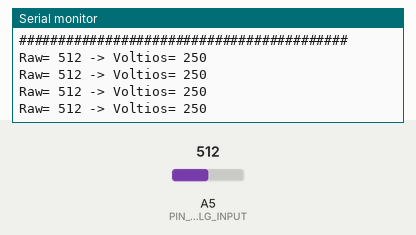
Bench run of a sketch on a simulated Arduino Uno, built with avr-gcc and run on an emulated ATmega328P. On the bench: the last lines printed to the serial monitor. Inputs (shaded band) come from the test bench; at power-on: A5 (PIN_ANALG_INPUT) = 512.

Above: at 2.3 s.
2.4 s: A5 (PIN_ANALG_INPUT) set to 716
At 2.86 s:
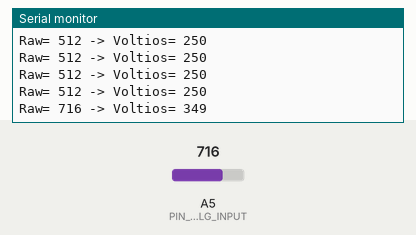
3.9 s: A5 (PIN_ANALG_INPUT) set to 900
At 4.09 s:
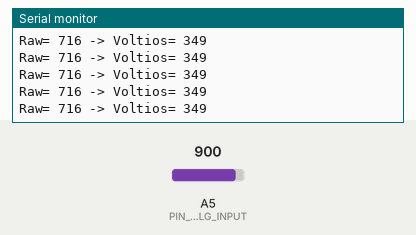
Timing chart, 0 to 6.9 s (numbered marks = the images above; inputs shaded):
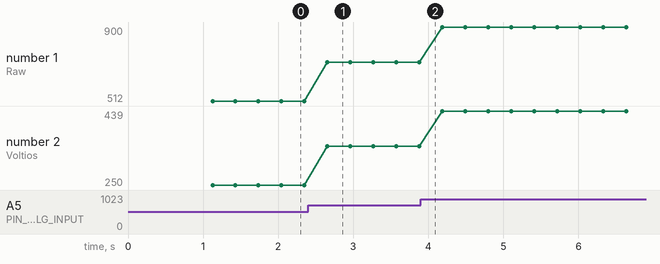

The sketch:

Display_SerialLED_Ej3_Milivoltimetro.ino
```cpp
// (licence header left out)
#include <SoftwareSerial.h> // cargamos la libreria serie
#define PIN_Rx 2            // pin que recibe los datos serie Rx
#define PIN_Tx 3            // pin que manda los datos serie Tx

SoftwareSerial SerialDisplay(PIN_Rx, PIN_Tx); //  Define canal serie a usar.

#define PIN_ANALG_INPUT 5 // pin (analogico)

int raw_input = 0;        // valor medido
int volt = 0;             // valor a mostrar
// ==========================================================

void setup(){

    pinMode(PIN_Tx, OUTPUT);
    pinMode(PIN_Rx, INPUT);          // No se usa
    pinMode(PIN_ANALG_INPUT, INPUT); // no hace falta declarar la entrada analogica

    Serial.begin (9600);        // inicia comunicacion serial
    SerialDisplay.begin(9600);  // inicializa puerto serie para el display

inicio();                       // Secuencia de inicio
}
// =============================================================

void inicio() {
      Serial.println("##########################################");
      Serial.println("######  Serial Display Led         #######");
      Serial.println("######  Ejemplo 3: Milivoltimetro  #######");
      Serial.println("##########################################");


// inicializa valores, el display los conserva en memoria al iniciar
  SerialDisplay.print("v");   // Reset: borra digitos y situa cursor en el digito 1

  SerialDisplay.print("z");   // comando para regular brillo
  SerialDisplay.write(1);     // 0-254, (0=max, 254=min)

  SerialDisplay.print("w");   // comando para activar/desactivar puntos
  SerialDisplay.write(194);   // Ilumina punto decimal "." (194=11000010)

  SerialDisplay.print("x---");
  delay(1000);
}
// ==========================================================

void loop(){
  // Calcula el voltaje usando como referencia Vcc=5v
  raw_input = analogRead(PIN_ANALG_INPUT);
  volt = (raw_input *5) / 10.24;    // redondea los milivoltios

  String msg = String(volt);
  if (volt < 100) msg = "0" + msg;  // pone el cero para el < 1 V
  if (volt < 10)  msg = "0" + msg;  // pone otro cero si es < 0.1 V
  msg = "x"+ msg;                   // el primer digito en blanco

  // Escribe el valor por la consola
  Serial.print ("Raw= "+ String(raw_input) +" -> Voltios= ");
  Serial.println ( volt);

  SerialDisplay.print("v");  // Reset
  SerialDisplay.print(msg);  // Muestra el resultado en el display


delay (300); // Espera 0.3 segundos para la siguiente medicion
}
```

Measured:
- after the input at 2.4 s, the serial monitor: prints a new line after 0.26 s (image 1)
- plotted number 1: 512 → 716 after the input at 2.4 s, 716 → 900 after the input at 3.9 s
- plotted number 2: 250 → 349 after the input at 2.4 s, 349 → 439 after the input at 3.9 s
